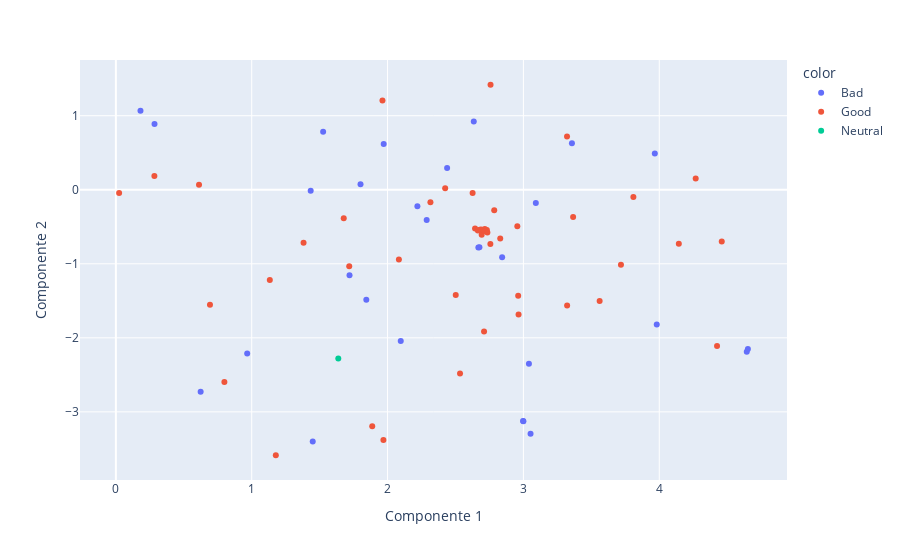

Notebook code cell kept with this figure:
### Code cell
fig = px.scatter(data_tsne, x='Componente 1', y='Componente 2', color = cluster_labels)
fig.show()

### Figure 1 — Plotly figure (JSON) as saved in the notebook; plotly's stock layout.template omitted (floating-point values rounded to 4 significant figures)
{"data": [{"hovertemplate": "color=Bad<br>Componente 1=%{x}<br>Componente 2=%{y}<extra></extra>", "legendgroup": "Bad", "marker": {"color": "#636efa", "symbol": "circle"}, "mode": "markers", "name": "Bad", "orientation": "v", "showlegend": true, "type": "scatter", "x": [0.2845, 0.6241, 1.972, 2.097, 3.041, 3.0, 1.801, 1.449, 4.644, 4.653, 1.72, 2.668, 3.357, 2.438, 0.1812, 3.053, 0.9667, 2.635, 3.982, 1.434, 3.091, 3.967, 1.844, 2.288, 2.676, 2.843, 1.526, 2.22, 2.998], "xaxis": "x", "y": [0.8869, -2.729, 0.6184, -2.042, -2.349, -3.125, 0.07434, -3.399, -2.189, -2.151, -1.154, -0.7783, 0.6274, 0.2955, 1.067, -3.296, -2.213, 0.9207, -1.821, -0.01434, -0.1792, 0.4912, -1.485, -0.4087, -0.777, -0.9128, 0.7843, -0.223, -3.124], "yaxis": "y"}, {"hovertemplate": "color=Good<br>Componente 1=%{x}<br>Componente 2=%{y}<extra></extra>", "legendgroup": "Good", "marker": {"color": "#EF553B", "symbol": "circle"}, "mode": "markers", "name": "Good", "orientation": "v", "showlegend": true, "type": "scatter", "x": [3.81, 2.757, 2.716, 2.785, 4.46, 1.887, 2.71, 2.955, 0.6928, 4.268, 1.178, 3.561, 2.68, 1.382, 2.693, 1.969, 1.962, 2.424, 3.322, 2.644, 0.02383, 4.144, 0.799, 2.626, 2.689, 2.533, 3.366, 2.962, 0.2836, 0.6123, 2.665, 4.425, 2.758, 2.829, 1.677, 2.083, 2.731, 2.964, 1.718, 2.715, 2.735, 2.316, 2.502, 3.718, 3.321, 1.133], "xaxis": "x", "y": [-0.09824, -0.7338, -0.5302, -0.2759, -0.6995, -3.193, -1.914, -0.4934, -1.552, 0.1509, -3.586, -1.503, -0.541, -0.7169, -0.609, -3.379, 1.205, 0.02069, -1.564, -0.5248, -0.04319, -0.7294, -2.595, -0.04397, -0.5364, -2.482, -0.3672, -1.431, 0.1853, 0.06705, -0.5516, -2.109, 1.418, -0.6584, -0.3833, -0.9403, -0.5439, -1.683, -1.034, -0.5586, -0.5763, -0.1686, -1.42, -1.011, 0.7188, -1.22], "yaxis": "y"}, {"hovertemplate": "color=Neutral<br>Componente 1=%{x}<br>Componente 2=%{y}<extra></extra>", "legendgroup": "Neutral", "marker": {"color": "#00cc96", "symbol": "circle"}, "mode": "markers", "name": "Neutral", "orientation": "v", "showlegend": true, "type": "scatter", "x": [1.637], "xaxis": "x", "y": [-2.279], "yaxis": "y"}], "layout": {"legend": {"title": {"text": "color"}, "tracegroupgap": 0}, "margin": {"t": 60}, "xaxis": {"anchor": "y", "domain": [0, 1], "title": {"text": "Componente 1"}}, "yaxis": {"anchor": "x", "domain": [0, 1], "title": {"text": "Componente 2"}}}}
